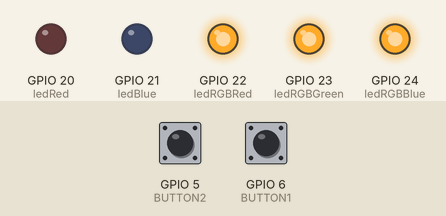
The program below on a simulated Raspberry Pi (BCM pin numbers). Parts: output pins drawn as LEDs (lit = HIGH). The inputs (shaded band) are chosen by the test bench; at power-on: GPIO 5 (BUTTON2) LOW, GPIO 6 (BUTTON1) LOW. Random numbers come from a fixed seed; threads take turns every 2 ms; what the program prints to the terminal is not drawn.

Above: at 1.2 s.
1.3 s: GPIO 5 (BUTTON2) pulled HIGH for 0.15 s
At 1.38 s:
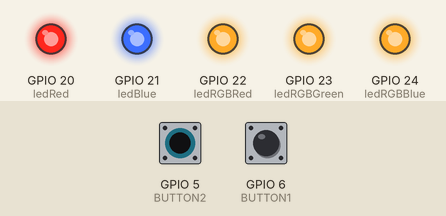
2.9 s: GPIO 6 (BUTTON1) pulled HIGH for 1 s
At 5.0 s:
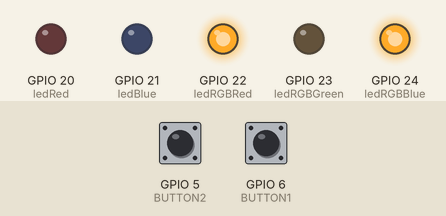
5.4 s: GPIO 6 (BUTTON1) pulled HIGH for 0.15 s
At 6.1 s:
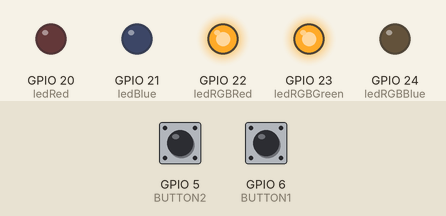
7.0 s: GPIO 5 (BUTTON2) pulled HIGH for 1 s
At 7.4 s:
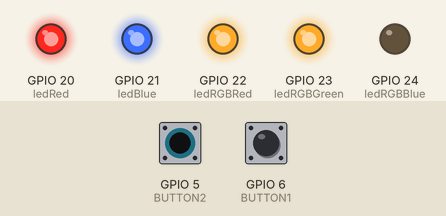
9.5 s: GPIO 6 (BUTTON1) pulled HIGH for 3.2 s
At 10.0 s:
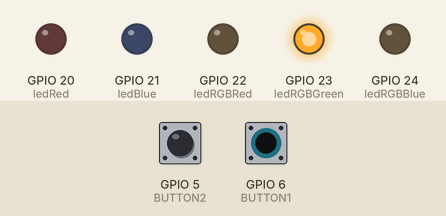
14.2 s: GPIO 5 (BUTTON2) pulled HIGH for 3.2 s
At 15.1 s:
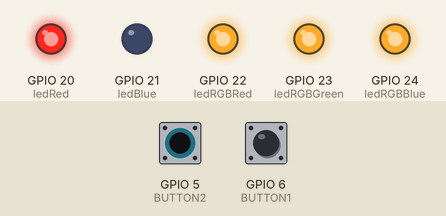
Timing chart, 0 to 18.9 s (numbered marks = the images above; inputs shaded):
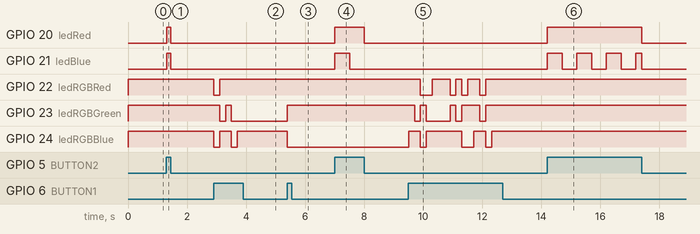

The program:

button-leds.py
```python
#!/usr/bin/python

import RPi.GPIO as GPIO
import random
import signal
import sys
import threading
import time

ON = 1
OFF = 0

HIGHISON = True
HIGHISOFF = False

BUTTON1 = 6
BUTTON2 = 5
RGB_RED = 22
RGB_GREEN = 23
RGB_BLUE = 24
RED = 20
BLUE = 21

class LED():

    def __init__(self, pin, highIsOn = True):
        GPIO.setup(pin, GPIO.OUT)
        self.__loop = False
        self.__threading = None
        self.__pin = pin
        self.__highIsOn = highIsOn
        self.__state = OFF
        self.off()

    def on(self,):
        self.__loop = False
        self.__state = ON
        GPIO.output(self.__pin, GPIO.HIGH if self.__highIsOn else GPIO.LOW)

    def off(self,):
        self.__loop = False
        self.__state = OFF
        GPIO.output(self.__pin, GPIO.LOW if self.__highIsOn else GPIO.HIGH)

    def toggle(self,):
        self.__state = 1 - self.__state
        GPIO.output(self.__pin, self.__state)

    def state(self, state):
        self.__state = state
        GPIO.output(self.__pin, self.__state)

    def blink(self, frequency):
        if self.__threading is not None and self.__threading.isAlive():
            self.__threading.join()
        self.__threading = threading.Thread(target = self.__blink, args=(frequency,))
        self.__threading.start()

    def __blink(self, frequency = 1):
        self.__loop = True
        while self.__loop:
            self.toggle()
            if self.__loop:
                time.sleep(frequency / 2.0)

# led change flags
changing = False
blinking = False

# restore changeabiliy flag
def restoreChanging():
    global changing
    changing = False

# sigint handler
def sigintHandler(sig, frame):
    ledRGBRed.off()
    ledRGBGreen.off()
    ledRGBBlue.off()
    ledRed.off()
    ledBlue.off()
    GPIO.cleanup()
    print
    sys.exit(0)

# register sigint handler
signal.signal(signal.SIGINT, sigintHandler)

# disable warnings when channel in use
# for example from previous script run
GPIO.setwarnings(False)
# to use GPIO pin numbers
GPIO.setmode(GPIO.BCM)
# set up GPIO input channels
GPIO.setup(BUTTON1, GPIO.IN)
GPIO.setup(BUTTON2, GPIO.IN)
# init leds
ledRGBRed = LED(RGB_RED, HIGHISOFF)
ledRGBGreen = LED(RGB_GREEN, HIGHISOFF)
ledRGBBlue = LED(RGB_BLUE, HIGHISOFF)
ledRed = LED(RED)
ledBlue = LED(BLUE)

print 'press Ctrl-C to exit'

# button control loop
while True:
    button1Pressed = GPIO.input(BUTTON1)
    button2Pressed = GPIO.input(BUTTON2)

    #print('buttons state #1 {} #2 {}'.format(
    #      'on' if button1Pressed else 'off',
    #      'on' if button2Pressed else 'off'))

    if button1Pressed and not changing:
        changing = True
        ledRGBRed.state(random.randint(0, 2))
        ledRGBGreen.state(random.randint(0, 2))
        ledRGBBlue.state(random.randint(0, 2))
        # prevent another change for some time
        changeTimer = threading.Timer(0.2, restoreChanging)
        changeTimer.start()

    if button2Pressed:
        ledRed.on()
    else:
        ledRed.off()

    if button2Pressed and not blinking:
        blinking = True
        ledBlue.blink(1)

    if not button2Pressed:
        ledBlue.off()
        blinking = False

    time.sleep(0.01)
```

Measured:
- after the input at 1.3 s, GPIO 20 (ledRed), GPIO 21 (ledBlue): LOW → HIGH at once, → LOW 0.15 s later
- after the input at 2.9 s, GPIO 22 (ledRGBRed): HIGH → LOW at once, → HIGH 0.20 s later; GPIO 23 (ledRGBGreen): HIGH → LOW after 0.20 s, → HIGH 0.20 s later, → LOW 0.20 s later; GPIO 24 (ledRGBBlue): alternates HIGH for 0.40 s and LOW for 0.20 s, 4 changes in all, then stays HIGH, starting at once
- after the input at 5.4 s, GPIO 23 (ledRGBGreen): LOW → HIGH at once; GPIO 24 (ledRGBBlue): HIGH → LOW at once
- after the input at 7.0 s, GPIO 20 (ledRed): LOW → HIGH at once, → LOW 1.0 s later; GPIO 21 (ledBlue): LOW → HIGH at once, → LOW 0.50 s later
- after the input at 9.5 s, GPIO 22 (ledRGBRed): HIGH → LOW after 0.41 s, → HIGH 0.40 s later, → LOW 0.60 s later, → HIGH 0.20 s later, … (8 changes in this stretch); GPIO 23 (ledRGBGreen): HIGH → LOW after 0.20 s, → HIGH 0.20 s later, → LOW 0.20 s later, → HIGH 0.80 s later, … (8 changes in this stretch)
- after the input at 14.2 s, GPIO 20 (ledRed): LOW → HIGH at once, → LOW 3.2 s later; GPIO 21 (ledBlue): goes 3 × (HIGH 0.50 s, LOW 0.50 s), HIGH 0.20 s, then LOW, starting at once
